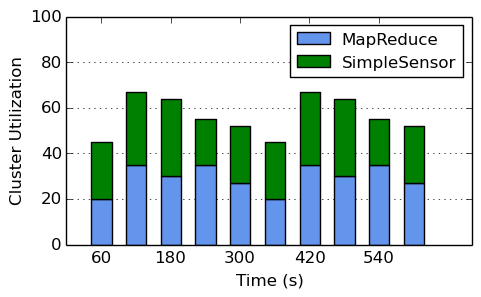

Generate this figure with Python:
import matplotlib
import matplotlib.pyplot as plt
import numpy as np

plt.rcParams["figure.figsize"] = (5,3.2)
plt.rcParams['axes.axisbelow'] = True

width = 35  # the width of the bars

labels = ['1', '2', '3', '4', '5', '6', '7', '8', '9', '10']
labels_ints = [60 * int(l) - width/2 for l in labels]

men_means = [20, 35, 30, 35, 27, 20, 35, 30, 35, 27]
women_means = [25, 32, 34, 20, 25, 25, 32, 34, 20, 25]

x = np.arange(len(labels))  # the label locations

fig, ax = plt.subplots()
ax.bar(labels_ints, men_means, width, label='MapReduce', color='cornflowerblue')
ax.bar(labels_ints, women_means, width, label='SimpleSensor', bottom=men_means, color='green')
ax.set_ylim([0,100])
# ax.set_xlim([0,11])

# Add some text for labels, title and custom x-axis tick labels, etc.
ax.set_ylabel('Cluster Utilization')
ax.set_xlabel('Time (s)')
ax.yaxis.grid()
ax.set_xticks([60, 180, 300, 420, 540])
# ax.set_xticklabels([60 * l for l in labels_ints])
ax.legend(loc='upper right', prop={'size': 12})


# def autolabel(rects):
#     """Attach a text label above each bar in *rects*, displaying its height."""
#     for rect in rects:
#         height = rect.get_height()
#         ax.annotate('{}'.format(height),
#                     xy=(rect.get_x() + rect.get_width() / 2, height),
#                     xytext=(0, 3),  # 3 points vertical offset
#                     textcoords="offset points",
#                     ha='center', va='bottom')


# autolabel(rects1)
# autolabel(rects2)

fig.tight_layout()
# plt.show()
plt.savefig('cluster_util.png', bbox_inches='tight')